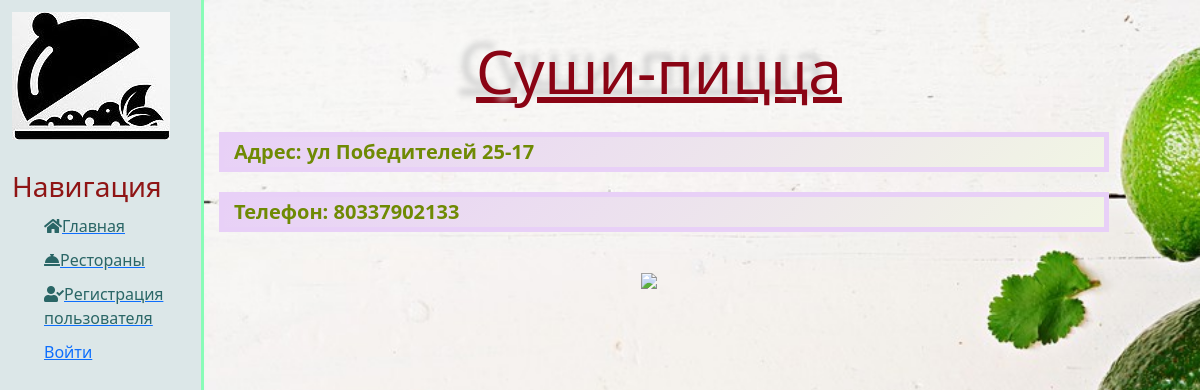
The page /restoran/1/ on the database its author committed.
### restoran/models.py (models this page shows, shortened)
class Restoran(models.Model):
    nazvan=models.CharField('Название ресторана', max_length=30)
    adres=models.CharField('Адрес', max_length=50)
    telefon=models.IntegerField('Телефон')
    content = models.TextField(blank=True, verbose_name="Описание рестрана")
    foto = models.ImageField('Фото ресторана', upload_to='photo/')
    class Meta:
        verbose_name='Ресторан'
        verbose_name_plural='Рестораны'

### restoran/views.py (the view)
# urls.py: path('<int:pk>/', views.AboutDetailView.as_view(), name='about'),
class AboutDetailView(DetailView):
    model = Restoran
    template_name = 'restoran/about_rest.html'
    context_object_name = 'restoran'

### restoran/templates/restoran/about_rest.html (shortened to what this page needs)
{% extends 'main/globo.html' %}
{%load static%}
{% block content %}
     <h1>{{ restoran.nazvan}} </h1>
    <p>Адрес: {{ restoran.adres}}</p>
    <p>Телефон: {{ restoran.telefon}}</p> <br>
    <img src="{{ restoran.foto.url }}" style="width: 50%;">
         <br>
    <br><br>
{% endblock %}

### main/static/main/css/main.css (style rules this page uses)
body { background-image: url(../img/13.jpg); background-size: 1800px; }
main h1 { front-size: 50px; color: #8a0414; text-decoration: underline; font-size: 60px; text-align: center; text-shadow:#cccccc -17px -8px 6px; }
main p { background: linear-gradient(-45deg, #f1f5e4, #e8d0f7); color: #6f8a04; margin-top: 30px; outline: 5px solid #e8d0f7; font-weight:700; text-align: left; font-size: 20px; margin-left: 20px; }

### rows shown on the page
Restoran: nazvan "Суши-пицца", adres "ул Победителей 25-17", telefon "80337902133"
